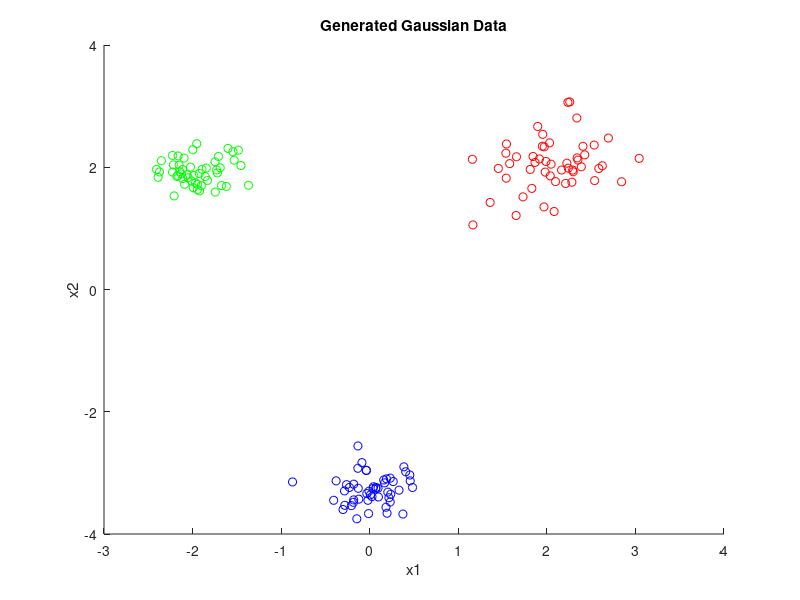
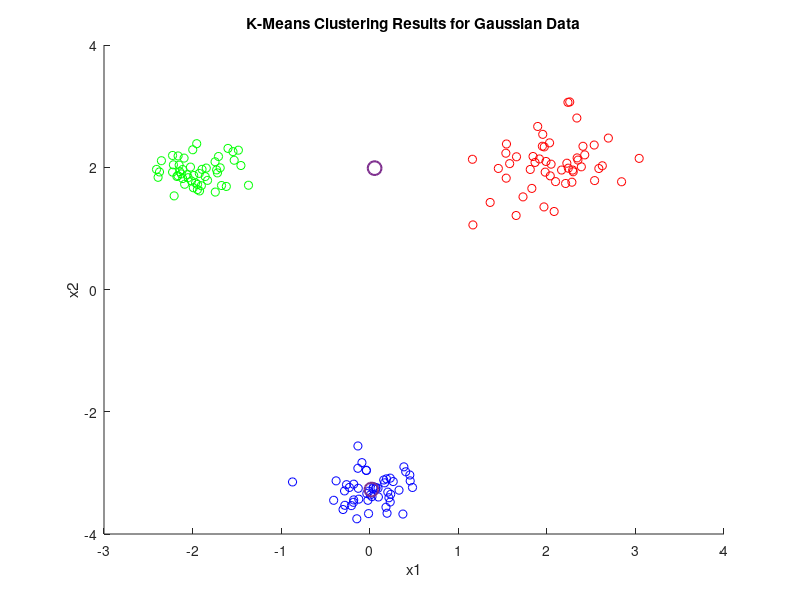
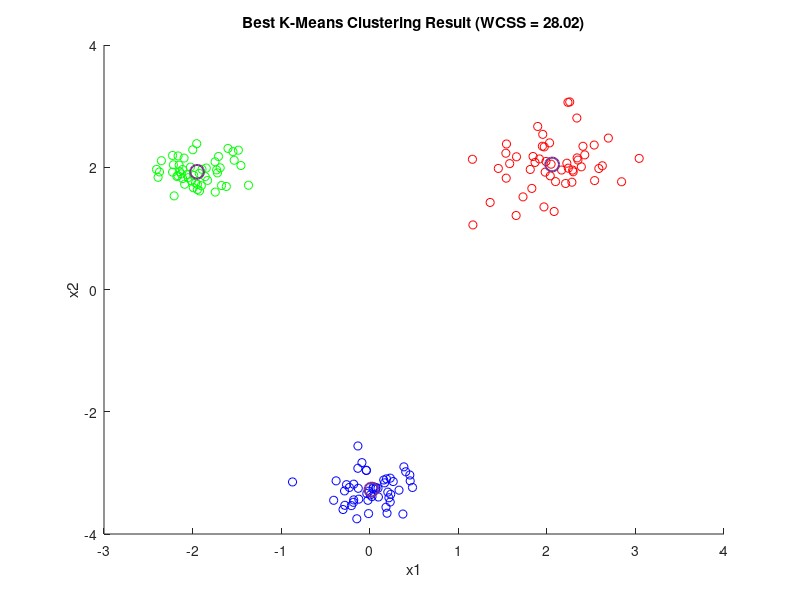
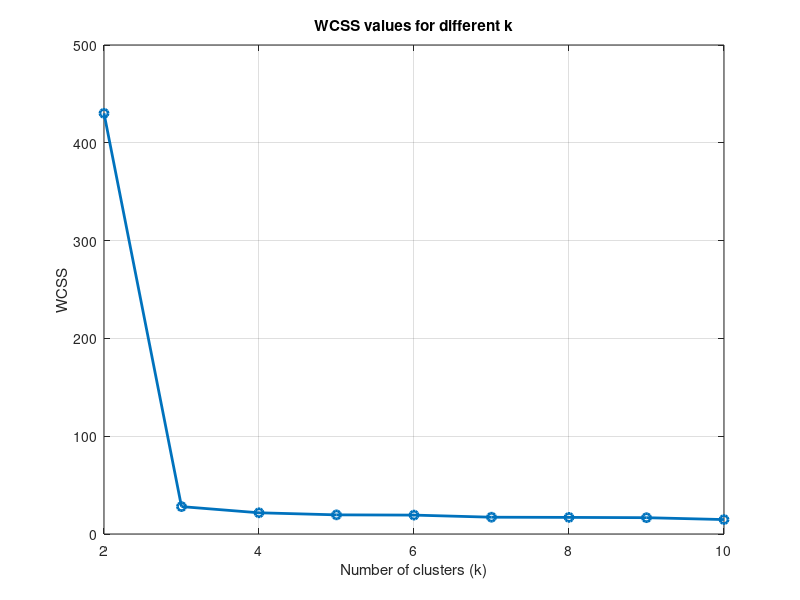

MATLAB code to generate these figures, in order: (Note: this script raises an error after producing the figures.)
% EC 503 - HW 3 - Fall 2023
% K-Means starter code

clear, clc, close all;
rng('default');
defaultseed = rng;

%% Generate Gaussian data:
% Add code below:
mu1 = [2,2]; mu2=[-2,2]; mu3 = [0,-3.25];
sigma1 = 0.2 * eye(2); sigma2 = 0.05* eye(2); sigma3 = 0.07 * eye(2);
cluster1 = mvnrnd(mu1,sigma1,50);
cluster2 = mvnrnd(mu2,sigma2,50);
cluster3 = mvnrnd(mu3,sigma3,50);
Gaussian_DATA = [cluster1;cluster2;cluster3];
% Scatter plot
figure;

hold on;
scatter(cluster1(:,1), cluster1(:,2), 'r');
scatter(cluster2(:,1), cluster2(:,2), 'g');
scatter(cluster3(:,1), cluster3(:,2), 'b');
hold off;
title('Generated Gaussian Data');
xlabel('x1');
ylabel('x2');

%% K-Means implementation
% Add code below
DATA = Gaussian_DATA;
K = 3
%% 3.2.a
MU_init = [3,3;-4,-1;2,-4];
%% 3.2.b
MU_init = [-0.14,2.61;3.15,-0.84;-3.28,-1.58];
MU_previous = MU_init;
MU_current = MU_init;

% initializations
labels = ones(length(DATA),1);
converged = 0;
iteration = 0;
convergence_threshold = 0.025;

while (converged==0)
    iteration = iteration + 1;
    fprintf('Iteration: %d\n',iteration);

    %% CODE - Assignment Step - Assign each data observation to the cluster with the nearest mean:
    % While calculating the distance, use the same trick as the HW 2.5(e)
    % to avoid innner for loop.
    % Write code below here:
    distance = zeros(length(DATA),K);
    for k=1:K
        distance(:,k)=sum((DATA-MU_current(k,:)).^2,2);
    end
    [value,labels] = min(distance,[],2);
    %% CODE - Mean Updating - Update the cluster means
    % Write code below here:
    for k= 1:K
        MU_current(k,:) = mean(DATA(labels==k,:),1);
    end
    %% CODE 4 - Check for convergence 
    % Write code below here:
    if (max(abs(MU_previous-MU_current))) < convergence_threshold

        converged=1;
    end
    MU_previous = MU_current;
    %% CODE 5 - Plot clustering results if converged:
    % Write code below here:
    if (converged == 1)
        fprintf('\nConverged.\n');
        figure;
        
        scatter(cluster1(:,1), cluster1(:,2), 'r');
        hold on;
        scatter(cluster2(:,1), cluster2(:,2), 'g');
        scatter(cluster3(:,1), cluster3(:,2), 'b');
        scatter(MU_current(:,1), MU_current(:,2), 100, 'k*', 'LineWidth', 1.5);
        hold off;
        title('K-Means Clustering Results for Gaussian Data');
        xlabel('x1');
        ylabel('x2');
       
        
        %% If converged, get WCSS metric
        % Add code below
        WCSS = 0;  % Initialize the WCSS
        for i = 1:size(DATA, 1)  % Loop through each data point
            for j = 1:size(DATA, 2)  % Loop through each dimension
                WCSS = WCSS + (DATA(i, j) - MU_current(labels(i), j))^2;
            end
        end
        fprintf('WCSS: %d\n',WCSS);
    end
    
    %%%%%%%%%%%%%%%%%%%%%%%%%%%%%%%%%%%%%%%%%%%%%%%%
    
end
%% 3.2(c)
num_inits = 10; % Number of random initializations
K = 3; % Number of clusters


best_WCSS = Inf; % Initialize the best WCSS to a large value
WCSS_values = zeros(num_inits, 1); % Store WCSS values for each initialization

for init = 1:num_inits
    % Random the initialization 
    min_data = min(DATA, [], 1);
    max_data = max(DATA, [], 1);
    MU_init= repmat(min_data,K,1) + rand(K,2) .* (repmat(max_data - min_data, K, 1));

    MU_current = MU_init;
    disp(MU_current)
    MU_previous = MU_init;
    labels = ones(length(DATA),1);
    converged = 0;

    while (converged==0)

        distance = zeros(length(DATA),K);
        for k=1:K
            distance(:,k)=sum((DATA-MU_current(k,:)).^2,2);
        end
        [value,labels] = min(distance,[],2);
        for k= 1:K
            MU_current(k,:) = mean(DATA(labels==k,:),1);
        end

       if max(abs(MU_previous-MU_current)) < convergence_threshold

            converged=1;
       end
       MU_previous = MU_current;
    end

    % Calculate WCSS for this initialization

    WCSS = 0;  % Initialize the WCSS
    for i = 1:size(DATA, 1)  % Loop through each data point
        for j = 1:size(DATA, 2)  % Loop through each dimension
            WCSS = WCSS + (DATA(i, j) - MU_current(labels(i), j))^2;
        end
    end

    WCSS_values(init) = WCSS;
    % Check if this is the best initialization so far
    if WCSS < best_WCSS
        best_WCSS = WCSS;
        best_MU = MU_current;
        best_labels = labels;
    end
end

% Plot the best clustering results
figure;
hold on;
scatter(cluster1(:,1), cluster1(:,2), 'r');
scatter(cluster2(:,1), cluster2(:,2), 'g');
scatter(cluster3(:,1), cluster3(:,2), 'b');
scatter(best_MU(:,1), best_MU(:,2), 100, 'k*', 'LineWidth', 1.5);
hold off;
title(sprintf('Best K-Means Clustering Result (WCSS = %.2f)', best_WCSS));
xlabel('x1');
ylabel('x2');

% Display all WCSS values
disp('WCSS values for each initialization:');
disp(WCSS_values);
%% 3.2(d)
rng('shuffle');
DATA = Gaussian_DATA;
K_range = [2, 3, 4, 5, 6, 7, 8, 9, 10];
WCSS_values = zeros(length(K_range), 1) % Store WCSS values for each initialization
for K_index=1:length(K_range)
    num_inits = 10; % Number of random initializations
    K = K_range(K_index); % Number of clusters
    best_WCSS = Inf; % Initialize the best WCSS to a large value
    for init = 1:num_inits
        % Random the initialization 
        min_data = min(DATA, [], 1);
        max_data = max(DATA, [], 1);
        MU_init= repmat(min_data,K,1) + rand(K,2) .* (repmat(max_data - min_data, K, 1));
    
        MU_current = MU_init;
        MU_previous = MU_init;
        labels = ones(length(Gaussian_DATA),1);
        converged = 0;
    
        while (converged==0)
    
            distance = zeros(length(DATA),K);
            for k=1:K
                distance(:,k)=sum((DATA-MU_current(k,:)).^2,2);
            end
            [value,labels] = min(distance,[],2);
            for k= 1:K
                MU_current(k,:) = mean(DATA(labels==k,:),1);
            end
    
           if max(abs(MU_previous-MU_current)) < convergence_threshold
    
                converged=1;
           end
           MU_previous = MU_current;
        end
    
        % Calculate WCSS for this initialization
    
        WCSS = 0;  % Initialize the WCSS
        for i = 1:size(DATA, 1)  % Loop through each data point
            for j = 1:size(DATA, 2)  % Loop through each dimension
                WCSS = WCSS + (DATA(i, j) - MU_current(labels(i), j))^2;
            end
        end
        % Check if this is the best initialization so far
        if WCSS < best_WCSS
            best_WCSS = WCSS;
            best_MU = MU_current;
            best_labels = labels;
        end
    end
    
    WCSS_values(K_index)=best_WCSS;
    % Display all WCSS values
    fprintf('WCSS values is %d when k = %d\n',best_WCSS,K);
        %%%%%%%%%%%%%%%%%%%%%%%%%%%%%%%%%%%%%%%%%%%%%%%%
end
figure;
plot(K_range, WCSS_values, '-o', 'LineWidth', 2);
title('WCSS values for different k');
xlabel('Number of clusters (k)');
ylabel('WCSS');
grid on;



%% 3.2(e)
%% Generate NBA data:
% Add code below:

% HINT: readmatrix might be useful here
NBA_data_raw = readmatrix('NBA_stats_2018_2019.xlsx');
NBA_data = NBA_data_raw(:, 2:end);  
NBA_data = (NBA_data - mean(NBA_data))./std(NBA_data); 
PPG = NBA_data(:, 7); 
MPG = NBA_data(:, 5); 
DATA = [PPG MPG];

num_inits = 10; % Number of random initializations
K = 10; % Number of clusters


best_WCSS = Inf; % Initialize the best WCSS to a large value
WCSS_values = zeros(num_inits, 1); % Store WCSS values for each initialization

for init = 1:num_inits
    % Random the initialization 
    min_data = min(DATA, [], 1);
    max_data = max(DATA, [], 1);
    MU_init= repmat(min_data,K,1) + rand(K,2) .* (repmat(max_data - min_data, K, 1));

    MU_current = MU_init;
    disp(MU_current)
    MU_previous = MU_init;
    labels = ones(length(DATA),1);
    converged = 0;

    while (converged==0)

        distance = zeros(length(DATA),K);
        for k=1:K
            distance(:,k)=sum((DATA-MU_current(k,:)).^2,2);
        end
        [value,labels] = min(distance,[],2);
        for k= 1:K
            MU_current(k,:) = mean(DATA(labels==k,:),1);
        end

       if max(abs(MU_previous-MU_current)) < convergence_threshold

            converged=1;
       end
       MU_previous = MU_current;
    end

    % Calculate WCSS for this initialization

    WCSS = 0;  % Initialize the WCSS
    for i = 1:size(DATA, 1)  % Loop through each data point
        for j = 1:size(DATA, 2)  % Loop through each dimension
            WCSS = WCSS + (DATA(i, j) - MU_current(labels(i), j))^2;
        end
    end

    WCSS_values(init) = WCSS;
    % Check if this is the best initialization so far
    if WCSS < best_WCSS
        best_WCSS = WCSS;
        best_MU = MU_current;
        best_labels = labels;
    end
end

% Plot the best clustering results
figure;
hold on;
scatter(DATA(:,1), DATA(:,2), 25, 'b');
scatter(best_MU(:,1), best_MU(:,2), 100, 'k*', 'LineWidth', 1.5);
hold off;
title(sprintf('Best K-Means Clustering Result (WCSS = %.2f)', best_WCSS));
xlabel('x1');
ylabel('x2');

% Display all WCSS values
disp('WCSS values for each initialization:');
disp(WCSS_values);
a=sample_circle(3);
function [data ,label] = sample_circle( num_cluster, points_per_cluster )
% Function to sample 2-D circle-shaped clusters
% Input:
% num_cluster: the number of clusters 
% points_per_cluster: a vector of [num_cluster] numbers, each specify the
% number of points in each cluster 
% Output:
% data: sampled data points. Each row is a data point;
% label: ground truth label for each data points.
%
% EC 503: Learning from Data
% Fall 2022
% Instructor: Prakash Ishwar
% HW 3, Problem 3.2(f) 
%%%%%%%%%%%%%%%%%%%%%%%%%%%%%%%%%%%%%%%%%%%%%%%%%%%%%%%%%%%%%%%%%%%%%%%%%

if nargin == 0
  num_cluster = 2;
  points_per_cluster = 500*ones(num_cluster,1);
end
if nargin == 1
   points_per_cluster = 500*ones(num_cluster,1);
end
points_per_cluster=points_per_cluster(:);

data = zeros([sum(points_per_cluster), 2]);
label = zeros(sum(points_per_cluster),1);
idx = 1;
bandwidth = 0.1;

for k = 1 : num_cluster
    theta = 2 * pi * rand(points_per_cluster(k), 1);
    rho = k + randn(points_per_cluster(k), 1) * bandwidth;
    [x, y] = pol2cart(theta, rho);
    data(idx:idx+points_per_cluster(k)-1,:) = [x, y];
    label(idx:idx+points_per_cluster(k)-1)=k;
    idx = idx + points_per_cluster(k);
end
DATA = data;

num_inits = 10; % Number of random initializations
K = 10; % Number of clusters
labels = ones(length(DATA),1);
converged = 0;

convergence_threshold = 0.025;

best_WCSS = Inf; % Initialize the best WCSS to a large value
WCSS_values = zeros(num_inits, 1); % Store WCSS values for each initialization

for init = 1:num_inits
    % Random the initialization 
    min_data = min(DATA, [], 1);
    max_data = max(DATA, [], 1);
    MU_init= repmat(min_data,K,1) + rand(K,2) .* (repmat(max_data - min_data, K, 1));

    MU_current = MU_init;
    disp(MU_current)
    MU_previous = MU_init;
    labels = ones(length(DATA),1);
    converged = 0;

    while (converged==0)

        distance = zeros(length(DATA),K);
        for k=1:K
            distance(:,k)=sum((DATA-MU_current(k,:)).^2,2);
        end
        [value,labels] = min(distance,[],2);
        for k= 1:K
            MU_current(k,:) = mean(DATA(labels==k,:),1);
        end

       if max(abs(MU_previous-MU_current)) < convergence_threshold

            converged=1;
       end
       MU_previous = MU_current;
    end

    % Calculate WCSS for this initialization

    WCSS = 0;  % Initialize the WCSS
    for i = 1:size(DATA, 1)  % Loop through each data point
        for j = 1:size(DATA, 2)  % Loop through each dimension
            WCSS = WCSS + (DATA(i, j) - MU_current(labels(i), j))^2;
        end
    end

    WCSS_values(init) = WCSS;
    % Check if this is the best initialization so far
    if WCSS < best_WCSS
        best_WCSS = WCSS;
        best_MU = MU_current;
        best_labels = labels;
    end
end

% Plot the best clustering results
figure;
hold on;
scatter(DATA(:,1), DATA(:,2), 25, 'b');
scatter(best_MU(:,1), best_MU(:,2), 100, 'k*', 'LineWidth', 1.5);
hold off;
title(sprintf('Best K-Means Clustering Result (WCSS = %.2f)', best_WCSS));
xlabel('x1');
ylabel('x2');

% Display all WCSS values
disp('WCSS values for each initialization:');
disp(WCSS_values);
end
